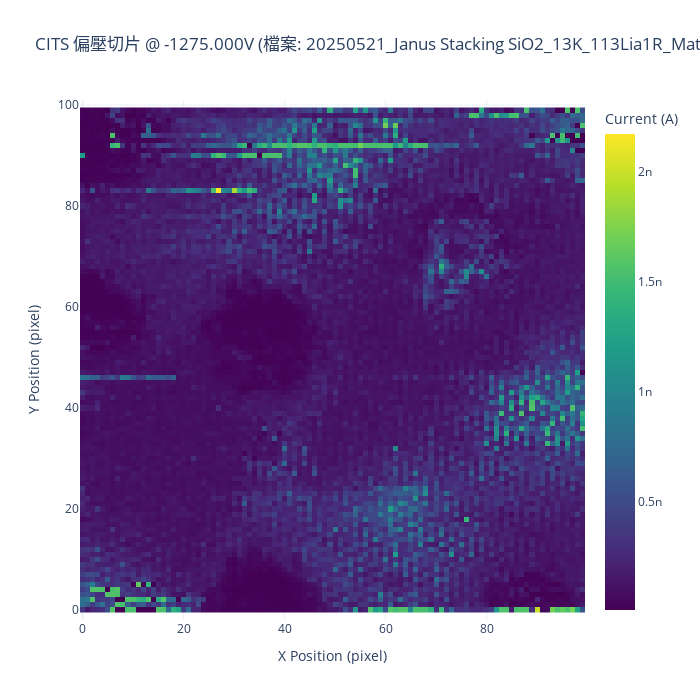

The notebook cell this image was saved under:
### Code cell
# 繪製 CITS 偏壓切片 / Plot CITS Bias Slice
if cits_data_dict_for_analysis:
    print(f"🔪 提取並繪製 CITS 偏壓切片，索引: {CITS_BIAS_INDEX}")
    try:
        # 檢查 BIAS_INDEX 是否在有效範圍內
        num_bias_points = len(cits_data_dict_for_analysis['bias_values'])
        if not (0 <= CITS_BIAS_INDEX < num_bias_points):
            print(f"⚠️  警告: BIAS_INDEX ({CITS_BIAS_INDEX}) 超出有效範圍 [0, {num_bias_points-1}]。將使用索引 0。")
            CITS_BIAS_INDEX = 0
            
        # 提取偏壓切片信息 (可選，主要為了獲取偏壓值用於標題)
        bias_slice_info = extract_cits_bias_slice(cits_data_dict_for_analysis, CITS_BIAS_INDEX)
        
        fig_cits_slice = SpectroscopyPlotting.plot_cits_bias_slice(
            data_3d=cits_data_dict_for_analysis['data_3d'],
            bias_values=cits_data_dict_for_analysis['bias_values'],
            bias_index=CITS_BIAS_INDEX,
            title=f"CITS 偏壓切片 @ {bias_slice_info['bias_value']:.3f}V (檔案: {selected_cits_key})",
            colorscale='Viridis',
            width=700,
            height=700
        )
        fig_cits_slice.show()
        print("✅ CITS 偏壓切片繪製完成。")
    except Exception as e:
        print(f"❌ CITS 偏壓切片繪製失敗: {e}")
else:
    print("ℹ️  跳過 CITS 偏壓切片繪製，因為數據未載入。")

### Figure 1 — Plotly figure (JSON) as saved in the notebook; plotly's stock layout.template omitted (floating-point values rounded to 4 significant figures; data arrays with more than 128 entries replaced by an {"elided": "..."} marker saying what was removed)
{"data": [{"colorbar": {"title": {"text": "Current (A)"}}, "colorscale": [[0, "#440154"], [0.1111, "#482878"], [0.2222, "#3e4989"], [0.3333, "#31688e"], [0.4444, "#26828e"], [0.5556, "#1f9e89"], [0.6667, "#35b779"], [0.7778, "#6ece58"], [0.8889, "#b5de2b"], [1, "#fde725"]], "hovertemplate": "X: %{x}<br>Y: %{y}<br>Current: %{z:.2e} A<extra></extra>", "showscale": true, "type": "heatmap", "z": {"elided": "100x100 float values"}}], "layout": {"height": 700, "title": {"text": "CITS 偏壓切片 @ -1275.000V (檔案: 20250521_Janus Stacking SiO2_13K_113Lia1R_Matrix)"}, "width": 700, "xaxis": {"title": {"text": "X Position (pixel)"}}, "yaxis": {"scaleanchor": "x", "scaleratio": 1, "title": {"text": "Y Position (pixel)"}}}}
